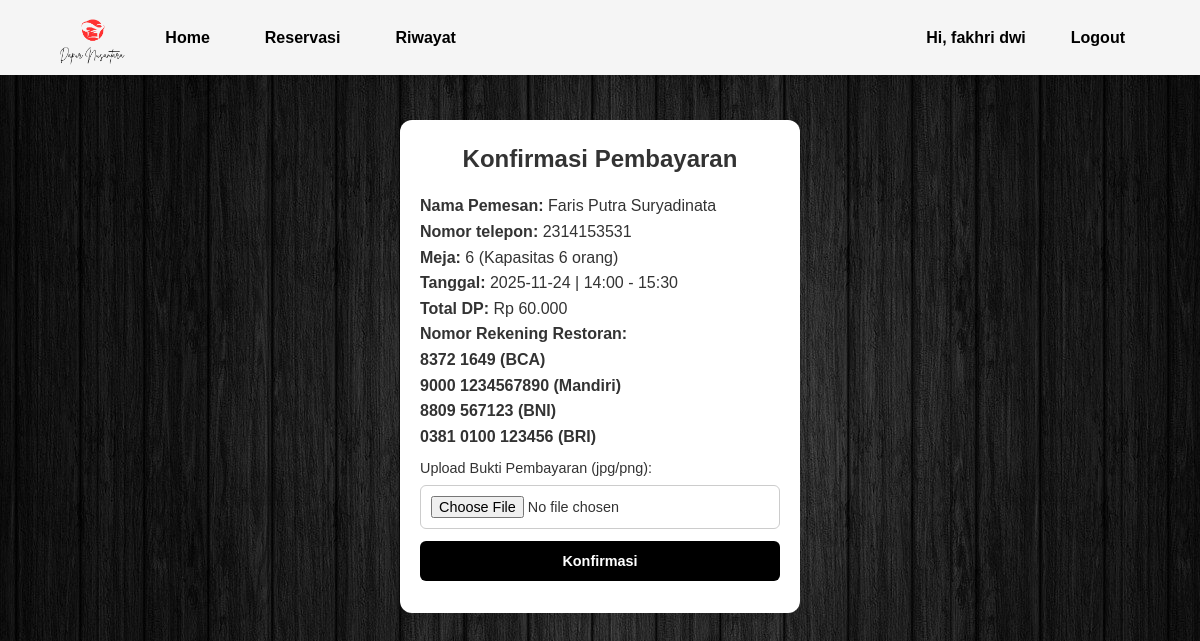
Screenshot of /konfirmasi_pembayaran.php?id=15 (signed in) with the database file from the repository.
### tables this page shows
CREATE TABLE `reservations` (
  `id` int NOT NULL,
  `user_id` int NOT NULL,
  `meja_id` int NOT NULL,
  `nama_pemesan` varchar(100) NOT NULL,
  `notelp` varchar(20) NOT NULL,
  `tanggal` date NOT NULL,
  `jam_mulai` time NOT NULL,
  `jam_selesai` time NOT NULL,
  `status` enum('pending','waiting_admin','confirmed','approved','cancelled','request_cancel') DEFAULT 'pending',
  `bukti_pembayaran` varchar(255) DEFAULT NULL,
  `created_at` timestamp NULL DEFAULT CURRENT_TIMESTAMP
);

CREATE TABLE `tables` (
  `id` int NOT NULL,
  `nomor_meja` int NOT NULL,
  `kapasitas` int NOT NULL,
  `status` enum('tersedia','tidak tersedia') DEFAULT 'tersedia'
);

### konfirmasi_pembayaran.php (the view, shortened to what this page needs)
<?php
include "config.php";
include "navbar.php";
$reservasi_id = $_GET['id'];
$query = mysqli_query($conn, "SELECT r.*, t.kapasitas
    FROM reservations r
    JOIN tables t ON r.meja_id = t.id
    WHERE r.id='$reservasi_id' AND r.user_id='".$_SESSION['user_id']."'");
if (!$row = mysqli_fetch_assoc($query)) {
    die("Reservasi tidak ditemukan!");
}
$dp = $row['kapasitas'] * 10000;
?>
<!DOCTYPE html>
<html lang="id">
<head>
  <link rel="stylesheet" href="assets/css/style.css">
</head>
<body class="konfirmasi-pembayaran-body">
  <div class="reservation-form" style="margin-top:120px;">
    <h2>Konfirmasi Pembayaran</h2>
    <p><strong>Nama Pemesan:</strong> <?= $row['nama_pemesan'] ?></p>
    <p><strong>Nomor telepon:</strong> <?= $row['notelp'] ?></p>
    <p><strong>Meja:</strong> <?= $row['meja_id'] ?> (Kapasitas <?= $row['kapasitas'] ?> orang)</p>
    <p><strong>Tanggal:</strong> <?= $row['tanggal'] ?> | <?= substr($row['jam_mulai'],0,5) ?> - <?= substr($row['jam_selesai'],0,5) ?></p>
    <p><strong>Total DP:</strong> Rp <?= number_format($dp, 0, ',', '.') ?></p>
    <p><strong>Nomor Rekening Restoran: <br> 8372 1649 (BCA)  <br> 9000 1234567890 (Mandiri)  <br> 8809 567123 (BNI)  <br> 0381 0100 123456 (BRI) </strong></p>
    <form method="POST" enctype="multipart/form-data">
      <label for="bukti">Upload Bukti Pembayaran (jpg/png):</label>
      <input type="file" name="bukti" id="bukti" accept="image/*" required>
      <button type="submit">Konfirmasi</button>
    </form>
  </div>
</body>
</html>

### assets/css/style.css (style rules this page uses)
* { margin: 0; padding: 0; box-sizing: border-box; font-family: 'Poppins', sans-serif; }
body { background-color: #3a2e2e; font-family: 'Poppins', sans-serif; display: flex; flex-direction: column; min-height: 100vh; background: #fdfaf5; color: #333; line-height: 1.6; }
.konfirmasi-pembayaran-body { background-image:url(../img/woodbackground.jpg ) !important; background-size:cover !important; }
.reservation-section h2,p,a { z-index:3; }
.reservation-form { max-width: 90%; width: 400px; margin: 20px auto; padding: 20px; background: #fff; border-radius: 12px; box-shadow: 0 4px 12px rgba(0,0,0,0.1); }
.reservation-form h2 { text-align: center; margin-bottom: 15px; font-size: 1.5rem; }
.reservation-form label { display: block; margin: 8px 0 5px; font-size: 0.9rem; }
.reservation-form input, .reservation-form select, .reservation-form button { width: 100%; padding: 10px; margin-bottom: 12px; border: 1px solid #ccc; border-radius: 6px; font-size: 0.9rem; }
.reservation-form button { background: black; color: #fff; font-weight: 600; border: none; cursor: pointer; transition: transform 0.3s ease; padding: 12px; }
button, input[type="button"], input[type="submit"], a.btn, .btn-approve, .btn-reject, .btn-view, .btn-konfirmasi, .btn-cek-meja, .btn-riwayat, .btn-tulis-ulasan, .carousel-btn, a[class*="btn"] { transition: transform 0.2s ease, background-color 0.2s ease; }

### konfirmasi_pembayaran.php (style rules this page uses)
.konfirmasi-pembayaran-body { background-image:url(../img/woodbackground.jpg ); background-size:cover; }

### rows the page displays
reservations: nama_pemesan "Faris Putra Suryadinata", notelp "2314153531", meja "6", meja.kapasitas "6", tanggal "2025-11-24", jam_mulai "14:00", jam_selesai "15:30", meja.kapasitas "60.000"

### other values shown
$_SESSION['nama'] "fakhri dwi"
